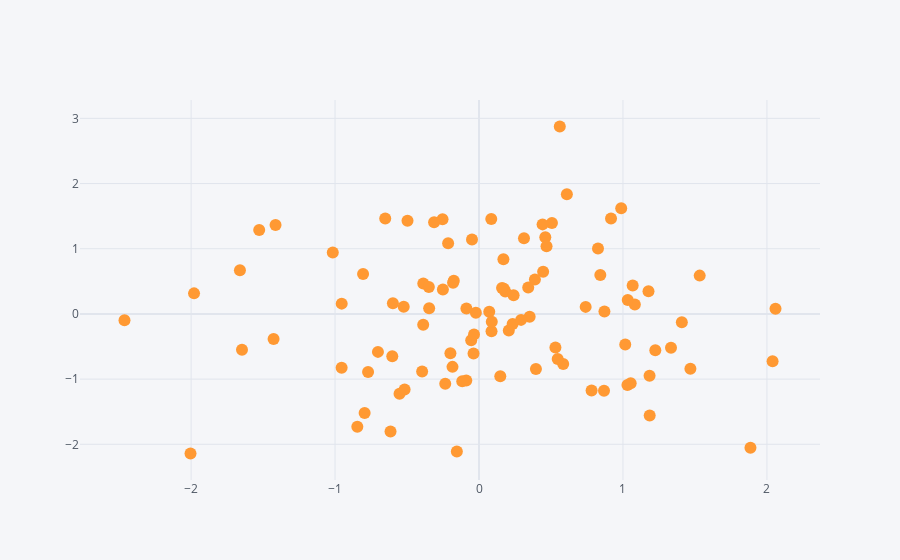

Notebook code cell kept with this figure:
### Markdown cell above
## **Scatter Plot**

### Code cell
df.iplot(kind='scatter', x='A', y='B', mode='markers')
